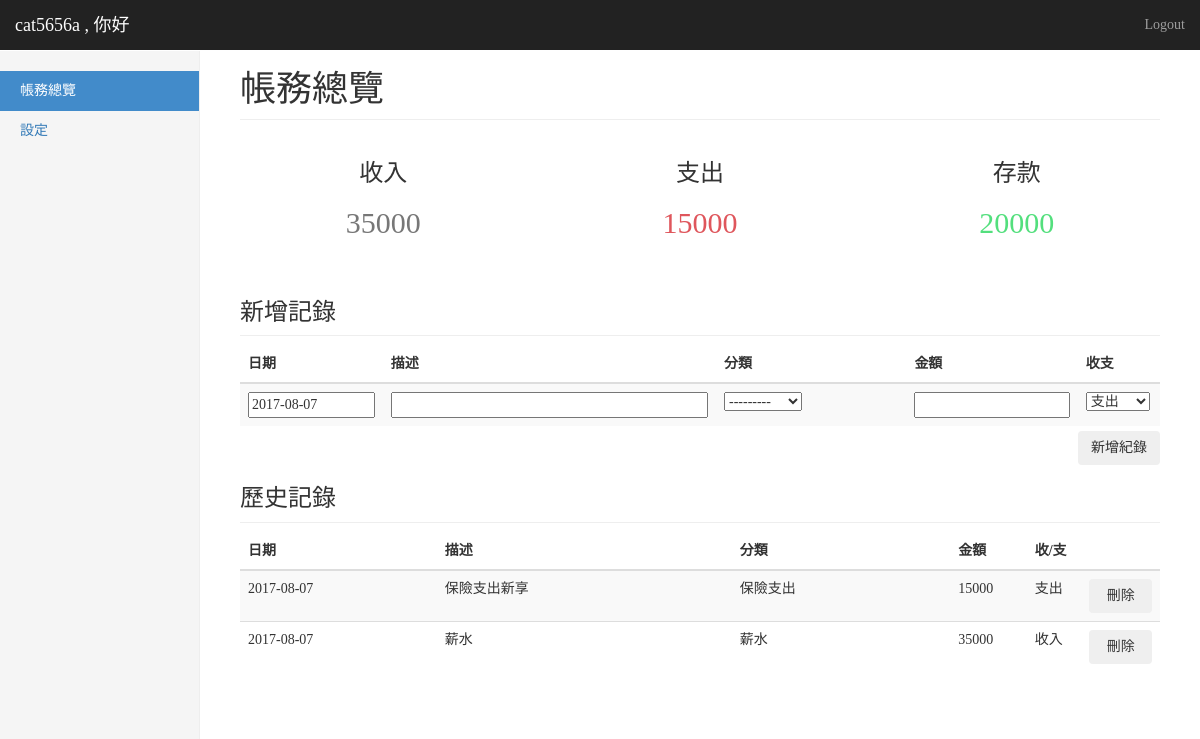
Screenshot of /index/ (signed in) with the database file from the repository.
### app/models.py (models this page shows, shortened)
class Category(models.Model):#類別
    category=CharField(max_length=20)#20字
    user = models.ForeignKey(User, null=True)
    def __str__(self):#顯示的名稱
        return self.category

class Record(models.Model):#記帳記錄
    date=DateField()#日期
    description = CharField(max_length=300)#描述
    category = ForeignKey(Category,on_delete=models.SET_NULL,null=True)#類別
    cash=IntegerField()#金額
    balance_type=CharField(max_length=2,choices=BALANCE_TYPE)#收資類型
    user = models.ForeignKey(User, null=True)

### app/views.py (the view)
# urls.py: url(r'^index/',views.index),
@login_required #使用者必須通過
def index(request):
    user = request.user
    record_form =RecordForm(user=user,initial={'balance_type':'支出'})#initial給初始直
    records = Record.objects.filter(user = user)
    income_list = [record.cash for record in records if record.balance_type=='收入']
    outcome_list =[record.cash for record in records if record.balance_type =='支出']
    income = sum(income_list) if len(income_list)!=0 else 0
    outcome = sum(outcome_list) if len(outcome_list)!=0 else 0
    net=income-outcome
    return render(request,'app/Index.html',locals())

### app/forms.py
class RecordForm(ModelForm):
    def __init__(self,user,*args,**kwargs):
        super().__init__(*args, **kwargs)
        by_user = Category.objects.filter(user=user) | Category.objects.filter(pk=39)
        self.fields['category'].queryset = by_user
    class Meta:
        model = Record
        fields = ['date','description','category','cash','balance_type']
        widgets = {
            'date': TextInput(attrs={\
                        'id':'datepicker1',\
                        'value':date.today().strftime('%Y-%m-%d')\
                    }),
        }

### app/templates/app/Index.html (shortened to what this page needs)
{% extends 'app/base.html' %}
{% block content %}
<div class="container-fluid">
  <div class="row">
    <div class="col-sm-3 col-md-2 sidebar">
      <ul class="nav nav-sidebar">
        <li class="active"><a href="/index">帳務總覽</a></li>
        <li><a href="/settings">設定</a></li>
      </ul>
    </div>
    <div class="col-sm-9 col-sm-offset-3 col-md-10 col-md-offset-2 main">
      <h1 class="page-header">帳務總覽</h1>
      <div class="row placeholders">
        <div class="col-xs-8 col-sm-4 placeholder">
          <h3>收入</h3>
          <span class="text-muted"><h2>{{ income }}</h2></span>
        </div>
        <div class="col-xs-8 col-sm-4 placeholder">
          <h3>支出</h3>
          <span class="text-muted"><h2><font color="#DF565C">{{ outcome }}</font></h2></span>
        </div>
        <div class="col-xs-8 col-sm-4 placeholder">
          <h3>存款</h3>
          <span class="text-muted"><h2><font color="#53DF7D">{{ net }}</font></h2></span>
        </div>
      </div>
      <div class= "th-wrapper">
      <h3 class="sub-header">新增記錄</h3>
      </div>
      <div class="table-responsive">
        <form action="/add_record" method="post">
          <table class="table table-striped">
          <col style="width:15%">
          <col style="width:35%">
          <col style="width:20%">
          <col style="width:18%">
          <col style="width:7%">
            <thead>
               <tr>
                <th>日期</th>
                <th>描述</th>
                <th>分類</th>
                <th>金額</th>
                <th>收支</th>
              </tr>
            </thead>
            <tbody>
              <tr>
             {% for field in record_form %}
                <td>{{field}}</td>
             {% endfor %}
              </tr>
            </tbody>
          </table>
          <div class="right-area">
            <input type="submit" class="btn show-new-item" value="新增紀錄"/>
          </div>
        </form>
      </div>
      <h3 class="sub-header">歷史記錄</h3>
      <div class="table-responsive">
        <table class="table table-striped">
          <col style="width:18%">
          <col style="width:27%">
          <col style="width:20%">
          <col style="width:7%">
          <col style="width:5%">
          <col style="width:5%">
          <thead>
            <tr>
              <th>日期</th>
              <th>描述</th>
              <th>分類</th>
              <th>金額</th>
              <th>收/支</th>
              <th></th>
            </tr>
          </thead>
          <tbody>
          {% for record in records %}
          <tr>
            <td>{{ record.date | date:"Y-m-d"}}</td>
            <td>{{ record.description }}</td>
            <td>{{ record.category }}</td>
            <td>{{ record.cash }}</td>
            <td>{{ record.balance_type }}</td>
            <td>
              <form method="post" action="/delete_record">
                <input type="submit" class="btn" value="刪除">
              </form>
            </td>
          </tr>
          {% endfor %}
          </tbody>
        </table>
      </div>
    </div>
  </div>
</div>
{% endblock %}

### app/templates/app/base.html (shortened to what this page needs)
{% load staticfiles %}
<!DOCTYPE html>
<html lang="en">
  <head>
    <link href="{% static 'css/bootstrap.min.css' %}" rel="stylesheet">
    <link href="{% static 'css/dashboard.css' %}" rel="stylesheet">
  </head>
  <body>
    <nav class="navbar navbar-inverse navbar-fixed-top">
      <div class="container-fluid">
        <div class="navbar-header">
          <a class="navbar-brand" href="#">{{user}} , 你好</a>
        </div>
        <div id="navbar" class="navbar-collapse collapse">
          <ul class="nav navbar-nav navbar-right">
            <li><a href="/accounts/logout">Logout</a></li>
          </ul>
        </div>
      </div>
    </nav>
    {% block content %} {% endblock %}
  </body>
</html>

### app/static/css/dashboard.css (style rules this page uses)
body { padding-top: 50px; }
.sub-header { padding-bottom: 10px; border-bottom: 1px solid #eee; }
.navbar-fixed-top { border: 0; }
.sidebar { display: none; }
@media (min-width: 768px) { .sidebar { position: fixed; top: 51px; bottom: 0; left: 0; z-index: 1000; display: block; padding: 20px; overflow-x: hidden; overflow-y: auto; background-color: #f5f5f5; border-right: 1px solid #eee; } }
.nav-sidebar { margin-right: -21px; margin-bottom: 20px; margin-left: -20px; }
.nav-sidebar > li > a { padding-right: 20px; padding-left: 20px; }
.nav-sidebar > .active > a, .nav-sidebar > .active > a:hover, .nav-sidebar > .active > a:focus { color: #fff; background-color: #428bca; }
.main { padding: 20px; }
@media (min-width: 768px) { .main { padding-right: 40px; padding-left: 40px; } }
.main .page-header { margin-top: 0; }
.placeholders { margin-bottom: 30px; text-align: center; }
.placeholder { margin-bottom: 20px; }
.right-area { float: right; z-index: 2; vertical-align: middle; display: inline-block; margin-top:-15px; }
form input { width: 100%; }

### app/templates/app/base.html (style rules this page uses)
body { font-family: Tahoma, Verdana, 微軟正黑體; }

### rows the page displays
Category: record_form "---------"
Record: date "2017-08-07", description "保險支出新享", category "保險支出", cash "15000", balance_type "支出"
Record: date "2017-08-07", description "薪水", category "薪水", cash "35000", balance_type "收入"

### other values shown
{{ user }} "cat5656a"
{{ income }} "35000"
{{ outcome }} "15000"
{{ net }} "20000"
